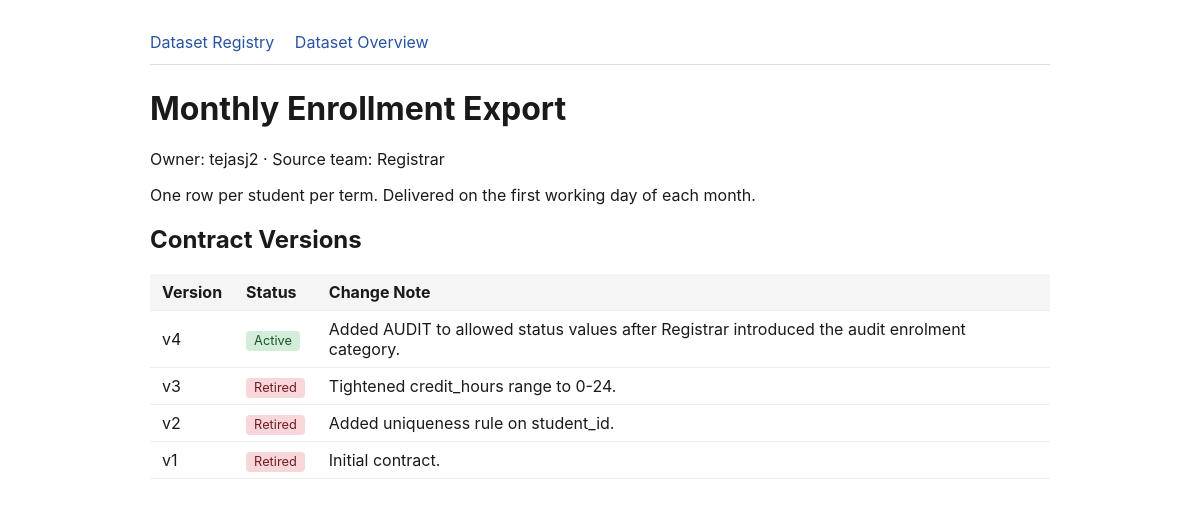
Screenshot of /datasets/1/ with the database file from the repository.
### data_quality/models.py (models this page shows, shortened)
class Dataset(models.Model):
    name = models.CharField(max_length=120)
    owner = models.ForeignKey(
        settings.AUTH_USER_MODEL,
        on_delete=models.PROTECT,
        related_name="datasets",
    )
    source_team = models.CharField(max_length=100)
    description = models.TextField(blank=True)
    created_at = models.DateTimeField(auto_now_add=True)
    class Meta:
        ordering = ["name"]
        constraints = [
            models.UniqueConstraint(
                fields=["owner", "name"],
                name="uniq_dataset_owner_name",
            )
        ]

class Contract(models.Model):
    class Status(models.TextChoices):
        DRAFT = "DRAFT", "Draft"
        ACTIVE = "ACTIVE", "Active"
        RETIRED = "RETIRED", "Retired"
    dataset = models.ForeignKey(
        Dataset,
        on_delete=models.CASCADE,
        related_name="contracts",
    )
    version_number = models.PositiveIntegerField()
    status = models.CharField(
        max_length=10,
        choices=Status.choices,
        default=Status.DRAFT,
    )
    change_note = models.CharField(
        max_length=255,
        blank=True,
        help_text="Why this version exists, e.g. 'Added AUDIT to allowed status values'.",
    )
    created_at = models.DateTimeField(auto_now_add=True)
    class Meta:
        ordering = ["dataset__name", "-version_number"]
        constraints = [
            models.UniqueConstraint(
                fields=["dataset", "version_number"],
                name="uniq_contract_dataset_version",
            )
        ]

### data_quality/views.py (the view)
# urls.py: path("datasets/<int:pk>/", views.DatasetDetailView.as_view(), name="dataset-detail"),
class DatasetDetailView(DetailView):
    model = Dataset
    template_name = "data_quality/dataset_detail.html"
    context_object_name = "dataset"
    def get_queryset(self):
        return Dataset.objects.select_related("owner")
    def get_context_data(self, **kwargs):
        context = super().get_context_data(**kwargs)
        context["contracts"] = self.object.contracts.all()
        return context

### data_quality/templates/data_quality/dataset_detail.html (shortened to what this page needs)
{% extends "data_quality/base.html" %}
{% block content %}
    <h1>{{ dataset.name }}</h1>
    <p>Owner: {{ dataset.owner.username }} &middot; Source team: {{ dataset.source_team }}</p>
    {% if dataset.description %}<p>{{ dataset.description }}</p>{% endif %}
    <h2>Contract Versions</h2>
    {% for contract in contracts %}
        {% if forloop.first %}
        <table>
            <thead>
                <tr>
                    <th>Version</th>
                    <th>Status</th>
                    <th>Change Note</th>
                </tr>
            </thead>
            <tbody>
        {% endif %}
                <tr>
                    <td>v{{ contract.version_number }}</td>
                    <td><span class="badge badge-{{ contract.status|lower }}">{{ contract.get_status_display }}</span></td>
                    <td>{{ contract.change_note|default:"—" }}</td>
                </tr>
        {% if forloop.last %}
            </tbody>
        </table>
        {% endif %}
    {% empty %}
        <div class="empty-state">
            <p><strong>No contract versions yet for this dataset.</strong></p>
            <p>Create one in the Contract Editor to start defining expectations.</p>
        </div>
    {% endfor %}
{% endblock %}

### data_quality/templates/data_quality/base.html (style rules this page uses)
body { font-family: -apple-system, sans-serif; margin: 2rem auto; max-width: 900px; color: #1a1a1a; }
table { border-collapse: collapse; width: 100%; margin-top: 1rem; }
th, td { text-align: left; padding: 0.5rem 0.75rem; border-bottom: 1px solid #eee; }
th { background: #f5f5f5; }
.badge { padding: 0.15rem 0.5rem; border-radius: 4px; font-size: 0.8rem; }
.badge-active, .badge-passed { background: #d4edda; color: #155724; }
.badge-retired, .badge-failed { background: #f8d7da; color: #721c24; }

### rows the page displays
Dataset: name "Monthly Enrollment Export", owner.username "tejasj2", source_team "Registrar", description "One row per student per term. Delivered on the first working day of each month."
Contract: shows "Version", version_number "4", status "Active", change_note "Added AUDIT to allowed status values after Registrar introduced the audit enrolment category."
Contract: version_number "3", status "Retired", change_note "Tightened credit_hours range to 0-24."
Contract: version_number "2", status "Retired", change_note "Added uniqueness rule on student_id."
Contract: version_number "1", status "Retired", change_note "Initial contract."
